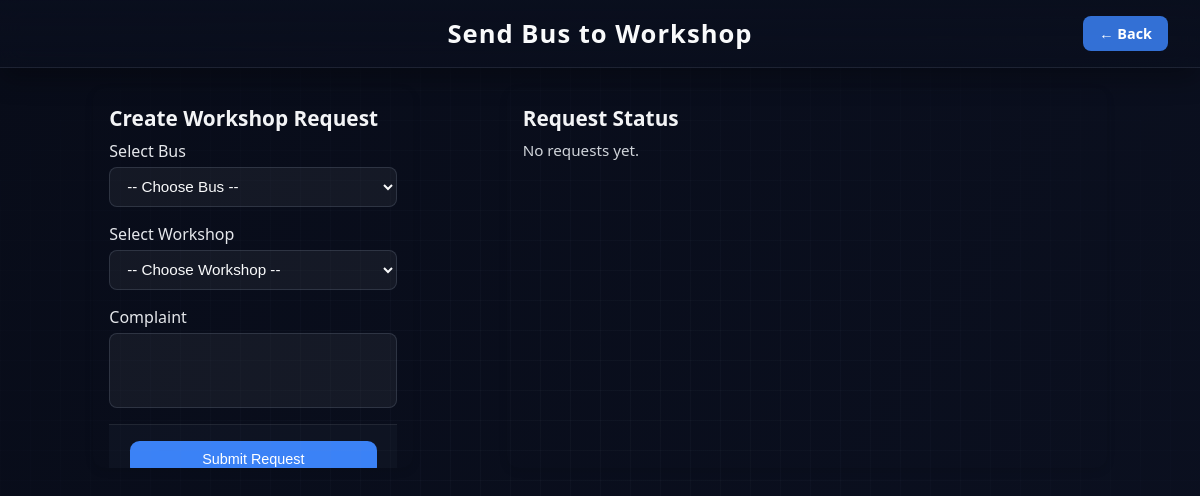
Page /requesttoworkshop (signed in) on the earlier database version.
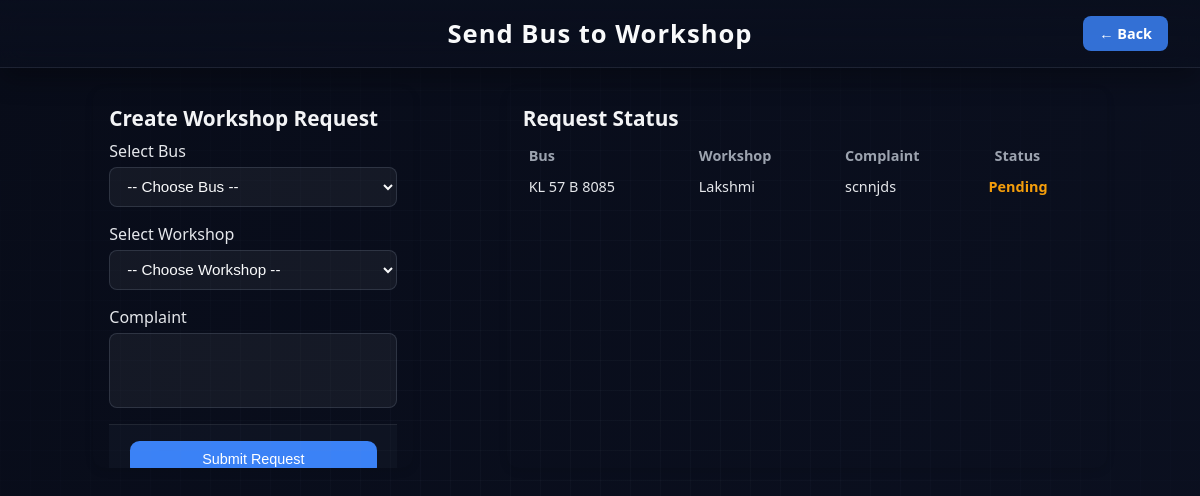
Same page on the later database version.
### busapp/models.py (models this page shows)
class AssignWorkshopModel(models.Model):
    BusId = models.ForeignKey(BusModel, on_delete=models.CASCADE, null=True, blank=True)
    Workid = models.ForeignKey(WorkShopModel, on_delete=models.CASCADE, null=True, blank=True)
    status = models.CharField(max_length=100, null=True, blank=True)
    Complaint = models.TextField(null=True, blank=True)

class BusModel(models.Model):
    OwnerId = models.ForeignKey(OwnerModel, on_delete=models.CASCADE, null=True, blank=True)
    name = models.CharField(max_length=100, null=True, blank=True)
    Number = models.CharField(max_length=100, null=True, blank=True)
    Type = models.CharField(max_length=100, null=True, blank=True)
    capacity = models.CharField(max_length=100, null=True, blank=True)
    image = models.FileField(upload_to='busimages', null=True, blank=True)

class WorkShopModel(models.Model):
    Login_Id = models.ForeignKey(LoginModel, on_delete=models.CASCADE, null=True, blank=True)
    Fullname = models.CharField(max_length=100, null=True, blank=True)
    Age = models.IntegerField(null=True, blank=True)
    Phone = models.BigIntegerField(null=True, blank=True)
    Place = models.CharField(max_length=100, null=True, blank=True)
    Email = models.EmailField(null=True, blank=True)
    WorshopName = models.CharField(max_length=100, null=True)

### busapp/views.py (the view, shortened to what this page needs)
# urls.py: path('requesttoworkshop', AssignWorkshopView.as_view(), name='requesttoworkshop'),
class AssignWorkshopView(View):
    def get(self, request):
        c = BusModel.objects.filter(OwnerId__Login_ID__id = request.session['login_id'])
        d = WorkShopModel.objects.all()
        e = AssignWorkshopModel.objects.all()
        return render(request, 'BusOwner/RequestToWorkshop.html',{'buses':c, 'work':d, 'requests_list':e })

### templates/BusOwner/RequestToWorkshop.html (shortened to what this page needs)
{% load static %}
<!DOCTYPE html>
<html lang="en">
<head>
  <link rel="stylesheet" href="{% static 'css/dash.css' %}">
</head>
<body>
  <header>
    <h1>Send Bus to Workshop</h1>
    <a href="/ownerdash" class="add-bus-btn">← Back</a>
  </header>
  <div class="container">
    <div class="driver-card">
      <div class="driver-info">
        <h2>Create Workshop Request</h2>
        <form method="post">
          <div class="form-group">
            <label for="bus">Select Bus</label>
            <select name="BusId" id="bus" required>
              <option value="">-- Choose Bus --</option>
            </select>
          </div>
          <div class="form-group">
            <label for="workshop">Select Workshop</label>
            <select name="Workid" id="workshop" required>
              <option value="">-- Choose Workshop --</option>
            </select>
          </div>
          <div class="form-group">
            <label for="complaint">Complaint</label>
            <textarea name="Complaint" id="complaint" rows="3" required
              style="resize:none; padding:.6rem .8rem; border-radius:.5rem;
                     border:1px solid rgba(148,163,184,0.2); background:rgba(255,255,255,0.05);
                     color:#f9fafb; font-size:0.95rem;"></textarea>
          </div>
          <div class="actions">
            <button type="submit" class="edit-btn">Submit Request</button>
          </div>
        </form>
      </div>
    </div>
    <div class="driver-card" style="max-width:600px; height:auto;">
      <div class="driver-info">
        <h2>Request Status</h2>
        {% if requests_list %}
          <table style="width:100%; border-collapse:collapse; font-size:0.9rem;">
            <thead>
              <tr style="color:#9ca3af;">
                <th style="text-align:left; padding:6px;">Bus</th>
                <th style="text-align:left; padding:6px;">Workshop</th>
                <th style="text-align:left; padding:6px;">Complaint</th>
                <th style="text-align:left; padding:6px;">Status</th>
              </tr>
            </thead>
            <tbody>
              {% for req in requests_list %}
              <tr>
                <td style="padding:6px;">{{ req.BusId.Number }}</td>
                <td style="padding:6px;">{{ req.Workid.WorshopName }}</td>
                <td style="padding:6px;">{{ req.Complaint }}</td>
                <td class="{% if req.status == 'Pending' %}status-pending
                           {% elif req.status == 'Completed' %}status-completed
                           {% else %}status-progress{% endif %}">
                  {{ req.status }}
                </td>
              </tr>
              {% endfor %}
            </tbody>
          </table>
        {% else %}
          <p>No requests yet.</p>
        {% endif %}
      </div>
    </div>
  </div>
</body>
</html>

Differences in the rows shown:
added AssignWorkshopModel: BusId.Number "KL 57 B 8085", Workid.WorshopName "Lakshmi", Complaint "scnnjds", status "Pending"
Other differences:
text no longer shown: "No requests yet."
text now shown: "Bus Workshop Complaint Status"
